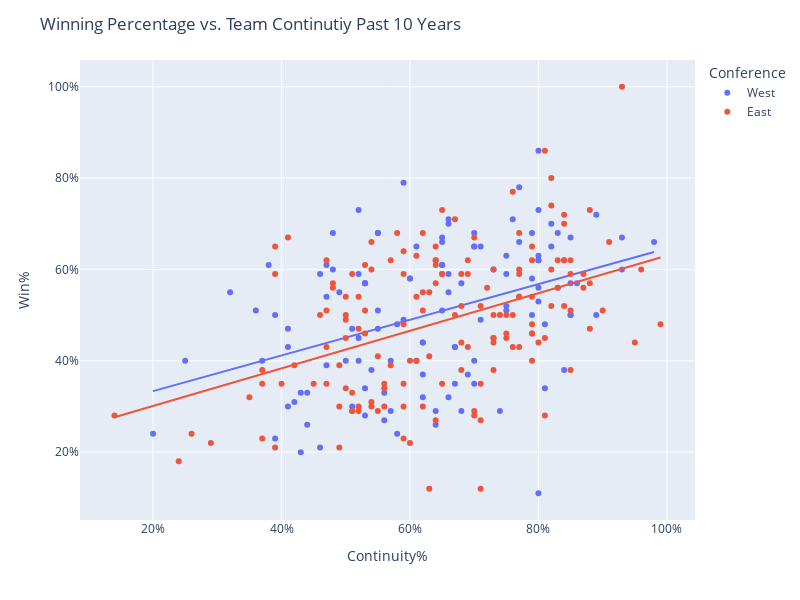

Write notebook code for a chart like this one.
### Code cell
#Scatter Graph of all active teams divided into EAST and WEST from Last 10 seasons 
fig = px.scatter(recent, x="Continuity%", y="Win%", color="Conference", trendline="ols",
           )
fig.update_layout(
    title_text="Winning Percentage vs. Team Continutiy Past 10 Years",
    width=800, height=600
)
fig.update_yaxes(tickformat=".0%")
fig.update_xaxes(tickformat=".0%")
fig.show()

### Figure 1 — Plotly figure (JSON) as saved in the notebook; plotly's stock layout.template omitted (floating-point values rounded to 4 significant figures; data arrays with more than 128 entries replaced by an {"elided": "..."} marker saying what was removed)
{"data": [{"hovertemplate": "Conference=West<br>Continuity%=%{x}<br>Win%=%{y}<extra></extra>", "legendgroup": "West", "marker": {"color": "#636efa", "symbol": "circle"}, "mode": "markers", "name": "West", "orientation": "v", "showlegend": true, "type": "scatter", "x": [0.89, 0.71, 0.55, 0.66, 0.36, 0.8, 0.61, 0.83, 0.75, 0.55, 0.66, 0.58, 0.64, 0.69, 0.67, 0.67, 0.44, 0.52, 0.47, 0.7, 0.81, 0.53, 0.54, 0.59, 0.43, 0.67, 0.84, 0.53, 0.62, 0.51, 0.66, 0.83, 0.79, 0.82, 0.53, 0.75, 0.7, 0.8, 0.8, 0.71, 0.7, 0.62, 0.62, 0.98, 0.86, 0.75, 0.79, 0.68, 0.61, 0.74, 0.48, 0.5, 0.55, 0.38, 0.39, 0.57, 0.65, 0.8, 0.47, 0.85, 0.93, 0.82, 0.55, 0.6, 0.56, 0.76, 0.77, 0.32, 0.48, 0.85, 0.65, 0.59, 0.7, 0.65, 0.2, 0.58, 0.8, 0.65, 0.7, 0.65, 0.85, 0.84, 0.79, 0.75, 0.8, 0.41, 0.37, 0.56, 0.93, 0.66, 0.42, 0.85, 0.57, 0.47, 0.73, 0.53, 0.52, 0.8, 0.89, 0.66, 0.77, 0.8, 0.41, 0.46, 0.81, 0.53, 0.68, 0.64, 0.39, 0.51, 0.49, 0.43, 0.44, 0.46, 0.62, 0.41, 0.52, 0.52, 0.6, 0.25, 0.51], "xaxis": "x", "y": [0.5, 0.65, 0.68, 0.59, 0.51, 0.62, 0.65, 0.68, 0.51, 0.68, 0.7, 0.48, 0.29, 0.37, 0.43, 0.43, 0.33, 0.4, 0.39, 0.35, 0.34, 0.34, 0.38, 0.49, 0.2, 0.35, 0.38, 0.57, 0.44, 0.3, 0.32, 0.56, 0.5, 0.7, 0.57, 0.59, 0.65, 0.63, 0.56, 0.49, 0.4, 0.37, 0.44, 0.66, 0.57, 0.63, 0.58, 0.57, 0.4, 0.29, 0.6, 0.4, 0.51, 0.61, 0.5, 0.4, 0.66, 0.62, 0.54, 0.5, 0.6, 0.65, 0.47, 0.58, 0.33, 0.71, 0.66, 0.55, 0.68, 0.5, 0.67, 0.79, 0.65, 0.61, 0.24, 0.24, 0.11, 0.61, 0.68, 0.51, 0.67, 0.62, 0.68, 0.52, 0.53, 0.47, 0.4, 0.27, 0.67, 0.55, 0.31, 0.57, 0.29, 0.61, 0.6, 0.57, 0.59, 0.73, 0.72, 0.71, 0.78, 0.86, 0.3, 0.59, 0.48, 0.28, 0.29, 0.26, 0.23, 0.47, 0.55, 0.33, 0.26, 0.21, 0.32, 0.43, 0.45, 0.73, 0.58, 0.4, 0.29], "yaxis": "y"}, {"hovertemplate": "<b>OLS trendline</b><br>Win% = 0.390518 * Continuity% + 0.255561<br>R<sup>2</sup>=0.160415<br><br>Conference=West<br>Continuity%=%{x}<br>Win%=%{y} <b>(trend)</b><extra></extra>", "legendgroup": "West", "marker": {"color": "#636efa", "symbol": "circle"}, "mode": "lines", "name": "West", "showlegend": false, "type": "scatter", "x": [0.2, 0.25, 0.32, 0.36, 0.37, 0.38, 0.39, 0.39, 0.41, 0.41, 0.41, 0.42, 0.43, 0.43, 0.44, 0.44, 0.46, 0.46, 0.47, 0.47, 0.47, 0.48, 0.48, 0.49, 0.5, 0.51, 0.51, 0.51, 0.52, 0.52, 0.52, 0.52, 0.53, 0.53, 0.53, 0.53, 0.53, 0.54, 0.55, 0.55, 0.55, 0.55, 0.56, 0.56, 0.57, 0.57, 0.58, 0.58, 0.59, 0.59, 0.6, 0.6, 0.61, 0.61, 0.62, 0.62, 0.62, 0.62, 0.64, 0.64, 0.65, 0.65, 0.65, 0.65, 0.65, 0.66, 0.66, 0.66, 0.66, 0.66, 0.67, 0.67, 0.67, 0.68, 0.68, 0.69, 0.7, 0.7, 0.7, 0.7, 0.7, 0.71, 0.71, 0.73, 0.74, 0.75, 0.75, 0.75, 0.75, 0.76, 0.77, 0.77, 0.79, 0.79, 0.79, 0.8, 0.8, 0.8, 0.8, 0.8, 0.8, 0.8, 0.8, 0.81, 0.81, 0.82, 0.82, 0.83, 0.83, 0.84, 0.84, 0.85, 0.85, 0.85, 0.85, 0.86, 0.89, 0.89, 0.93, 0.93, 0.98], "xaxis": "x", "y": [0.3337, 0.3532, 0.3805, 0.3961, 0.4001, 0.404, 0.4079, 0.4079, 0.4157, 0.4157, 0.4157, 0.4196, 0.4235, 0.4235, 0.4274, 0.4274, 0.4352, 0.4352, 0.4391, 0.4391, 0.4391, 0.443, 0.443, 0.4469, 0.4508, 0.4547, 0.4547, 0.4547, 0.4586, 0.4586, 0.4586, 0.4586, 0.4625, 0.4625, 0.4625, 0.4625, 0.4625, 0.4664, 0.4703, 0.4703, 0.4703, 0.4703, 0.4743, 0.4743, 0.4782, 0.4782, 0.4821, 0.4821, 0.486, 0.486, 0.4899, 0.4899, 0.4938, 0.4938, 0.4977, 0.4977, 0.4977, 0.4977, 0.5055, 0.5055, 0.5094, 0.5094, 0.5094, 0.5094, 0.5094, 0.5133, 0.5133, 0.5133, 0.5133, 0.5133, 0.5172, 0.5172, 0.5172, 0.5211, 0.5211, 0.525, 0.5289, 0.5289, 0.5289, 0.5289, 0.5289, 0.5328, 0.5328, 0.5406, 0.5445, 0.5484, 0.5484, 0.5484, 0.5484, 0.5524, 0.5563, 0.5563, 0.5641, 0.5641, 0.5641, 0.568, 0.568, 0.568, 0.568, 0.568, 0.568, 0.568, 0.568, 0.5719, 0.5719, 0.5758, 0.5758, 0.5797, 0.5797, 0.5836, 0.5836, 0.5875, 0.5875, 0.5875, 0.5875, 0.5914, 0.6031, 0.6031, 0.6187, 0.6187, 0.6383], "yaxis": "y"}, {"hovertemplate": "Conference=East<br>Continuity%=%{x}<br>Win%=%{y}<extra></extra>", "legendgroup": "East", "marker": {"color": "#EF553B", "symbol": "circle"}, "mode": "markers", "name": "East", "orientation": "v", "showlegend": true, "type": "scatter", "x": {"elided": "152 float values"}, "xaxis": "x", "y": {"elided": "152 float values"}, "yaxis": "y"}, {"hovertemplate": "<b>OLS trendline</b><br>Win% = 0.411567 * Continuity% + 0.218797<br>R<sup>2</sup>=0.185278<br><br>Conference=East<br>Continuity%=%{x}<br>Win%=%{y} <b>(trend)</b><extra></extra>", "legendgroup": "East", "marker": {"color": "#EF553B", "symbol": "circle"}, "mode": "lines", "name": "East", "showlegend": false, "type": "scatter", "x": {"elided": "152 float values"}, "xaxis": "x", "y": {"elided": "152 float values"}, "yaxis": "y"}], "layout": {"height": 600, "legend": {"title": {"text": "Conference"}, "tracegroupgap": 0}, "margin": {"t": 60}, "title": {"text": "Winning Percentage vs. Team Continutiy Past 10 Years"}, "width": 800, "xaxis": {"anchor": "y", "autorange": true, "domain": [0, 1], "range": [0.08626, 1.044], "tickformat": ".0%", "title": {"text": "Continuity%"}, "type": "linear"}, "yaxis": {"anchor": "x", "autorange": true, "domain": [0, 1], "range": [0.05143, 1.059], "tickformat": ".0%", "title": {"text": "Win%"}, "type": "linear"}}}
